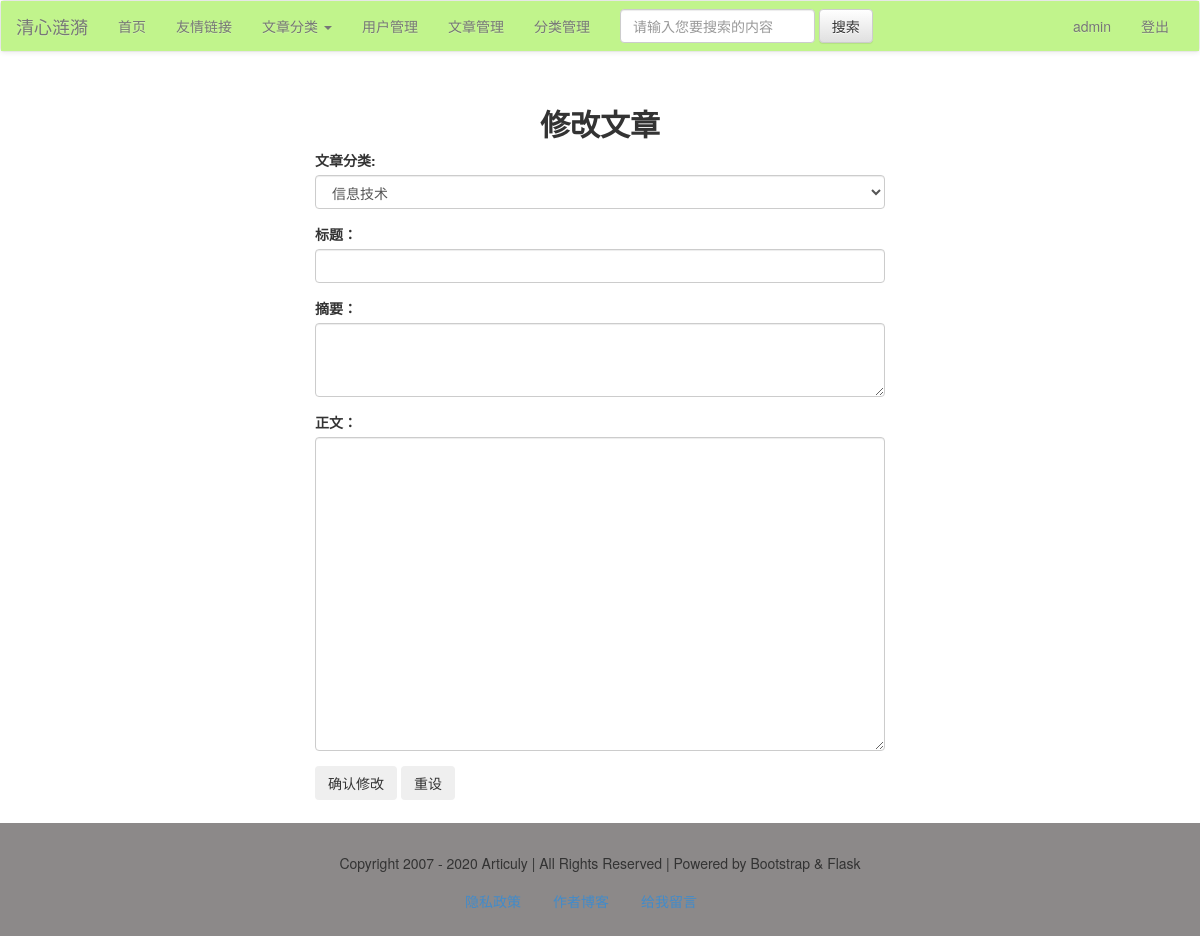
Before: /article/edit/76 (signed in) with the older database file.
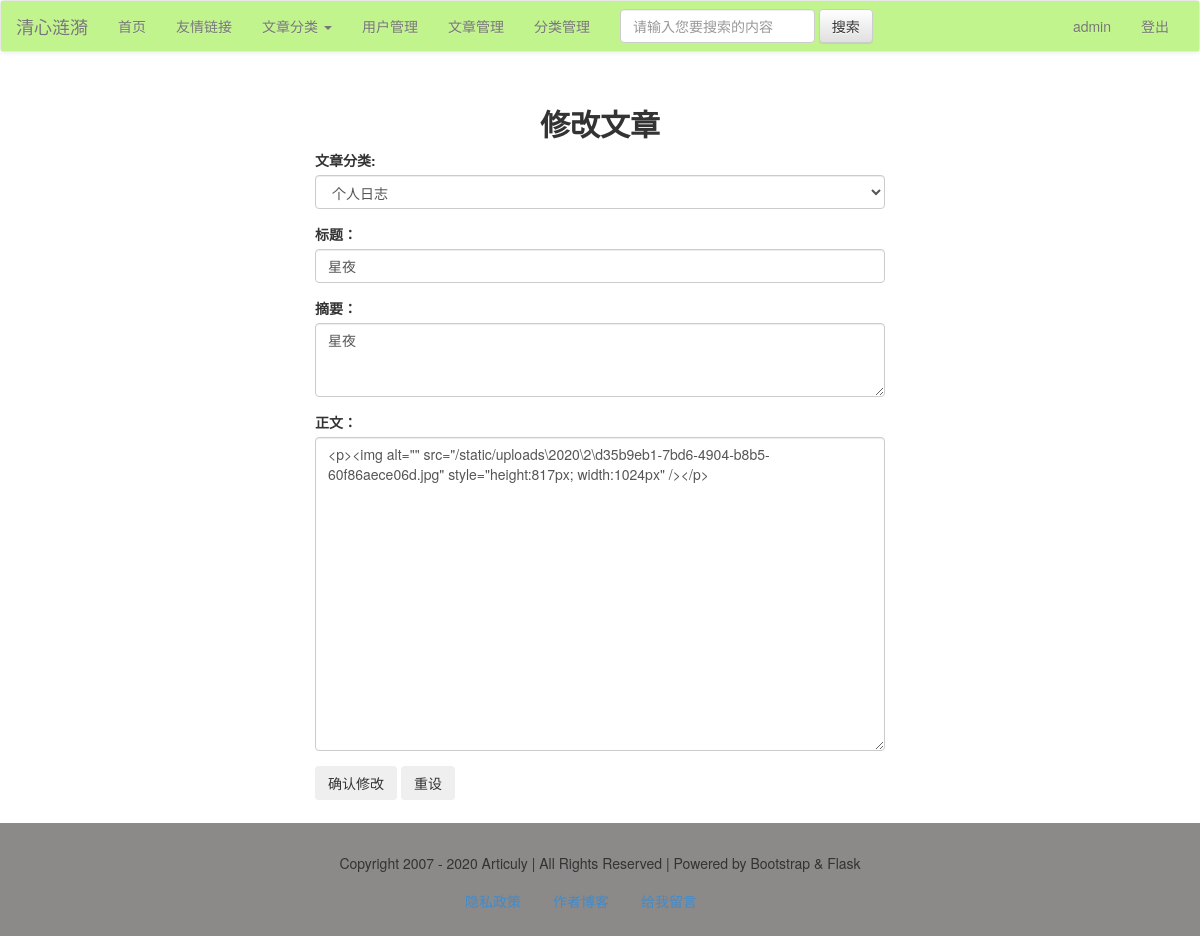
After: the same page with the newer database file.
### models.py (models this page shows)
class Article(db.Model):
    id = db.Column(db.Integer, primary_key=True)
    title = db.Column(db.String)
    intro = db.Column(db.String)
    author = db.Column(db.String)
    content = db.Column(db.Text)
    pubdate = db.Column(db.DateTime, default=datetime.now)
    cate_id = db.Column(db.Integer, db.ForeignKey('category.cate_id'))

class Category(db.Model):
    cate_id = db.Column(db.Integer, primary_key=True)
    cate_name = db.Column(db.String, unique=True)
    cate_order = db.Column(db.Integer, default=0)
    articles = db.relationship('Article')

### views/articles.py (the view, shortened to what this page needs)
@article_app.route('/edit/<int:article_id>', methods=['get', 'post'])
@login_required
def edit(article_id):
    article = Article.query.get(article_id)
    return render_template('article/edit_article.html', article=article)

### app.py (called while the page is built)
@app.context_processor
def account():
    username = session.get('user')
    return {'username': username}

@app.context_processor
def getCateList():
    cates = Category.query.all()
    return {'cates': cates}

### libs.py (called while the page is built)
def login_required(func):
    @wraps(func)
    def decorator_nest(*args, **kwargs):
        if not 'user' in session:
            return redirect(url_for('login'))
        else:
            print(func)
            return func(*args, **kwargs)
    return decorator_nest

### templates/article/edit_article.html (shortened to what this page needs)
{% extends'base.html' %}
{% block content %}
    <div class="container-fluid">
        <div class="row">
            <div class="main col-lg-6 col-lg-offset-3 col-md-8 col-md-offset-2 col-sm-10 col-sm-offset-1 col-xs-12">
                <h2 class="text-center"><b>修改文章</b></h2>
                <div class="body">
                    <form action="" method="post">
                        <div class="form-group">
                            <label for="cate">文章分类:</label>
                            <select name="cate" id="cate" class="form-control">
                                {% for cate in cates %}
                                    <option value="{{ cate.cate_id }}"
                                            {% if article.cate_id == cate.cate_id %}
                                            selected
                                            {% endif %}
                                    >{{ cate.cate_name }}</option>
                                {% endfor %}
                            </select>
                        </div>
                        <div class="form-group">
                            <label for="name">标题：</label>
                            <input class="form-control" type="text" name="title" id="title"
                                   value="{{ article.title }}"/>
                        </div>
                        <div class="form-group">
                            <label for="intro">摘要：</label>
                            <textarea name="intro" rows="3" cols="10" class="form-control">
                                    {{- article.intro -}}
                                </textarea>
                        </div>
                        <div class="form-group">
                            <label for="content">正文：</label>
                            <textarea name="content" rows="15" cols="10" class="form-control">
                                    {{- article.content -}}
                                </textarea>
                        </div>
                        <div class="form-group">
                            <input class="btn" type="submit" name="submit" id="btn1" value="确认修改"/>
                            <input class="btn" type="reset" name="reset" id="btn2" value="重设"/>
                        </div>
                    </form>
                </div>
            </div>
        </div>
    </div>
{% endblock %}

### templates/base.html (shortened to what this page needs)
<!DOCTYPE html>
<html>
{% block head %}
    <head>
        <link rel="stylesheet" type="text/css" href="{{ url_for("static", filename="css/bootstrap.css") }}"/>
        <link rel="stylesheet" type="text/css" href="{{ url_for("static", filename="css/bootstrap-theme.css") }}"/>
    </head>
{% endblock %}
<body>
{% block nav %}
    <nav class="navbar navbar-default">
        <div class="container-fluid" style="background-color: #C1F48C;">
            <div class="navbar-header">
                <a class="navbar-brand" href="#">清心涟漪</a>
            </div>
            <div class="collapse navbar-collapse" id="bs-example-navbar-collapse-1">
                <ul class="nav navbar-nav">
                    <li><a href="/">首页</a></li>
                    <li><a href="#">友情链接</a></li>
                    {% if cates.total!=0 %}
                        <li class="dropdown">
                            <a href="#" class="dropdown-toggle" data-toggle="dropdown" role="button"
                               aria-haspopup="true"
                               aria-expanded="false">文章分类 <span class="caret"></span></a>
                        </li>
                    {% endif %}
                    {% if username %}
                        <li><a href="{{ url_for("user_app.userList") }}">用户管理</a></li>
                        <li><a href="{{ url_for("article_app.list") }}">文章管理</a></li>
                        <li><a href="{{ url_for("article_app.cateList") }}">分类管理</a></li>
                    {% endif %}
                </ul>
                <form class="navbar-form navbar-left">
                    <div class="form-group">
                        <input type="text" class="form-control" placeholder="请输入您要搜索的内容">
                    </div>
                    <button type="submit" class="btn btn-default">搜索</button>
                </form>
                <ul class="nav navbar-nav navbar-right">
                    {% if not username %}
                    <li><a href="{{ url_for("login") }}">登陆</a></li>
                    <li><a href="{{ url_for("user_app.register") }}">注册</a></li>
                    {% else %}
                    <li><a href="#">{{ username }}</a> </li>
                    <li><a href="{{ url_for("logout") }}">登出</a> </li>
                    {% endif %}
                </ul>
            </div>
        </div>
    </nav>
{% endblock %}
{% block content %}{% endblock %}
{% block footer %}
    <footer>
        <div class="container-fluid">
            <div class="row">
                <div class="col-md-12">
                    Copyright 2007 - 2020 Articuly | All Rights Reserved | Powered by Bootstrap & Flask
                </div>
            </div>
        </div>
        <nav>
            <ul class="nav nav-pills">
                <li><a href="" data-toggle="modal" data-target="#myModal">隐私政策</a></li>
                <li><a href="https://articuly.com" target="_blank">作者博客</a></li>
                <li><a href="">给我留言</a></li>
            </ul>
        </nav>
    </footer>
{% endblock %}
</body>
</html>

Changed rows visible on the page:
added Article: author "admin", cate "个人日志", title "星夜", intro "星夜", content "<p><img alt=\"\" src=\"/static/uploads\\2020\\2\\d35b9eb1-7bd6-4904-b8b5-60f86aece06d.jpg\" style=\"height:817px; width:1024px\" /></p>"
Other visible differences:
{{ username }}: "admin" → (not shown)
form field cate: "信息技术" → (not shown)
